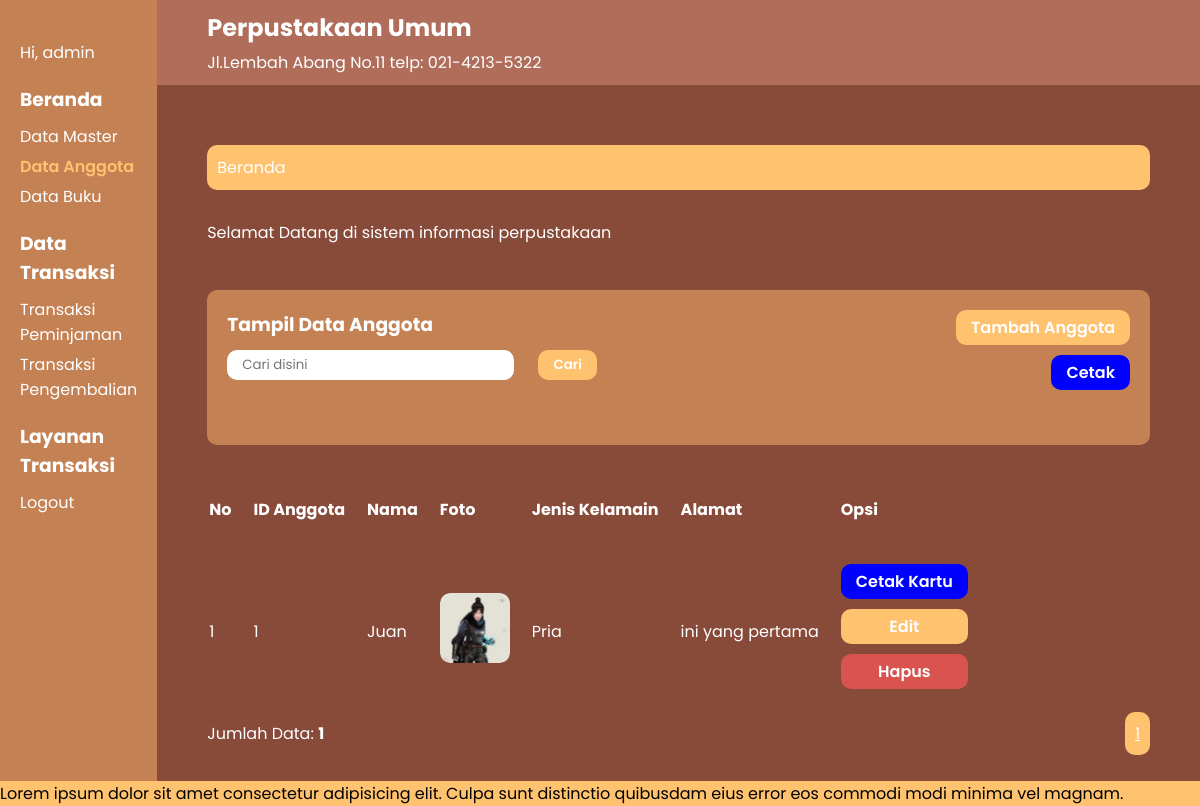
Screenshot of /index.php?p=anggota (signed in) with the database file from the repository.
### tables this page shows
CREATE TABLE `tbanggota` (
  `idanggota` int(5) NOT NULL,
  `nama` varchar(64) NOT NULL,
  `jeniskelamin` varchar(64) NOT NULL,
  `alamat` varchar(64) NOT NULL,
  `status` varchar(64) NOT NULL,
  `foto` varchar(64) NOT NULL
);

### pages/anggota.php (the view, shortened to what this page needs)
<div class="content">
  <div id="container-form">
    <div class="head-table">
      <div id="label-page">
        <h3>Tampil Data Anggota</h3>
      </div>
      <div class="head-btn-action">
        <p id="tombol-tambah-container">
          <a href="index.php?p=anggota-input" class="tombol">
            Tambah Anggota
          </a>
        </p>
        <a target="__blank" class="btn-cetak" href="pages/cetak.php">Cetak</a>
      </div>
    </div>
    <div>
        <form class="form-search" action="" method="POST">
          <input type="text" name="pencarian" placeholder="Cari disini" id="">
          <input type="submit" name="search" class="tombol" value="Cari">
      </form>
    </div>
  </div>
  <table id="tabel-tampil">
    <tr>
      <th id="label-tampil-no">No</th>
      <th>ID Anggota</th>
      <th>Nama</th>
      <th>Foto</th>
      <th>Jenis Kelamain</th>
      <th>Alamat</th>
      <th id="label-opsi">Opsi</th>
    </tr>
    <?php
    $batas = 5;
    extract($_GET);
    if(empty($hal)) {
      $posisi = 0;
      $hal = 1;
      $nomor = 1;
    } else {
      $posisi = ($hal - 1) * $batas;
      $nomor = $posisi + 1;
    }
    if($_SERVER['REQUEST_METHOD'] == "POST") {
      $pencarian = mysqli_real_escape_string($db, $_POST['pencarian']);
      if($pencarian != "") {
        $sql = "SELECT * FROM tbanggota WHERE nama LIKE '%$pencarian%'
          OR idanggota LIKE '%$pencarian%'
          OR jeniskelamin LIKE '%$pencarian%'
          OR alamat LIKE '%$pencarian%'
        ";
        $query = $sql;
        $queryJml = $sql;
      } else {
        $query = "SELECT * FROM tbanggota LIMIT $posisi, $batas";
        $queryJml = "SELECT * FROM tbanggota";
        $no = $posisi * 1;
      }
    } else {
        $query = "SELECT * FROM tbanggota LIMIT $posisi, $batas";
        $queryJml = "SELECT * FROM tbanggota";
    }
    $q_tampil_anggota = mysqli_query($db, $query);
    if(mysqli_num_rows($q_tampil_anggota) > 0) {
      while($r_tampil_anggota = mysqli_fetch_array($q_tampil_anggota)) {
        if(empty($r_tampil_anggota['foto']) || $r_tampil_anggota['foto'] == '-') {
          $foto = "admin-no-photo.jpg";
        } else {
          $foto = $r_tampil_anggota['foto'];
    }
    ?>
    <tr>
      <td>
        <?php echo $nomor; ?>
      </td>
      <td>
        <?php echo $r_tampil_anggota["idanggota"]; ?>
      </td>
      <td>
        <?php echo $r_tampil_anggota["nama"]; ?>
      </td>
      <td>
        <img  src="<?php echo './images/'. $foto; ?>" alt="" class="user-img" style="height: 70px; width:70px; border-radius: 10px">
      </td>
      <td>
        <?php echo $r_tampil_anggota["jeniskelamin"]; ?>
      </td>
      <td>
        <?php echo $r_tampil_anggota["alamat"]; ?>
      </td>
      <td>
        <div class="tombol-opsi-container cetak">
          <a href="pages/cetak_kartu.php?id=<?php echo $r_tampil_anggota["idanggota"] ?>" class="tombol"   target="__blank">Cetak Kartu</a>
        </div>
        <div class="tombol-opsi-container edit">
          <a href="index.php?p=anggota-edit&id=<?php echo $r_tampil_anggota["idanggota"] ?>" class="tombol"   target="__blank">Edit</a>
        </div>
        <div class="tombol-opsi-container hapus">
          <a href="proses/anggota-hapus-proses.php?id=<?php echo $r_tampil_anggota["idanggota"] ?>" class="tombol" onclick="return_confirmation('Apakah Anda Yakin Akan Menghapus Data Ini?')"  target="__blank">Hapus</a>
        </div>
      </td>
    </tr>
    <?php $nomor++; }
    }
    else {
      echo "<tr><td colspan='6'>Data Tidak Ditemukan</td></tr>";
    }
    ?>
  </table>
  <?php
    if(isset($_POST['pencarian'])) {
      if($_POST['pencarian'] != '') {
        echo "<div class=''>";
        $jml = mysqli_num_rows(mysqli_query($db, $queryJml));
        echo "Data Hasil Pencarian: <strong>$jml</strong> ";
        echo '</div>';
      }
    }
    else { ?>
      <div>
        <?php
          $jml = mysqli_num_rows(mysqli_query($db, $queryJml));
          echo "Jumlah Data: <strong>$jml</strong>"
        ?>
      </div>
      <div class="pagination">
        <?php
          $jml_hal =ceil($jml/$batas);
          for($i =1; $i <= $jml_hal; $i++) {
            if($i != $hal) {
              echo "<a class='btn-pagination' href=\"?p=anggota&hal=$i\">$i</a>";
            } else {
              echo "<a class='btn-pagination active' href=\"active\">$i</a>";
            }
          }
          ?>
      </div>
      </div>
      <?php } ?>
</div>

### styles/index.css (style rules this page uses)
* { margin: 0; padding: 0; box-sizing: border-box; font-family: "Poppins", sans-serif; }
body { position: relative; width: 100%; display: flex; flex-wrap: nowrap; overflow-x: hidden; min-height: 100vh; }

### styles/anggota.css (style rules this page uses)
.content { position: relative; margin-bottom: 60px; }
.head-table { display: flex; flex-wrap: wrap; justify-content: space-between; }
#container-form { padding: 20px; border-radius: 10px; background-color: #c38154; margin-bottom: 30px; }
.head-btn-action { display: flex; flex-direction: column; align-items: flex-end; }
.head-btn-action * { margin-bottom: 10px; }
#label-page { margin-bottom: 10px; }
.form-search { flex-basis: 100%; margin-top: -50px; margin-bottom: 45px; }
.form-search input[type="text"] { padding: 5px 15px; border-radius: 10px; border: none; outline: none; margin-right: 20px; }
#tombol-tambah-container, .form-search input[type="submit"], .btn-cetak, #tabel-tampil .tombol-opsi-container { padding: 5px 15px; border-radius: 10px; background-color: #ffc26f; border: none; outline: none; cursor: pointer; }
#tombol-tambah-container a, .btn-cetak, .form-search input[type="submit"], #tabel-tampil .tombol-opsi-container a { text-decoration: none; color: white; font-weight: 600; }
.btn-cetak { background-color: #0000ff; }
#tabel-tampil th, #tabel-tampil td { text-align: start; padding: 20px; padding-left: 0; }
#tabel-tampil .tombol-opsi-container { margin-bottom: 10px; text-align: center; }
#tabel-tampil .tombol-opsi-container.cetak { background-color: #0000ff; }
#tabel-tampil .tombol-opsi-container.hapus { background-color: #d9534f; }
.btn-pagination { padding: 10px; border-radius: 10px; background-color: #ffc26f; color: white; font-size: 16px; text-align: center; }
.pagination { position: absolute; bottom: 0; right: 0; }

### rows the page displays
tbanggota: idanggota "1", nama "Juan", foto (picture), jeniskelamin "Pria", alamat "ini yang pertama"

### other values shown
$jml "1"
